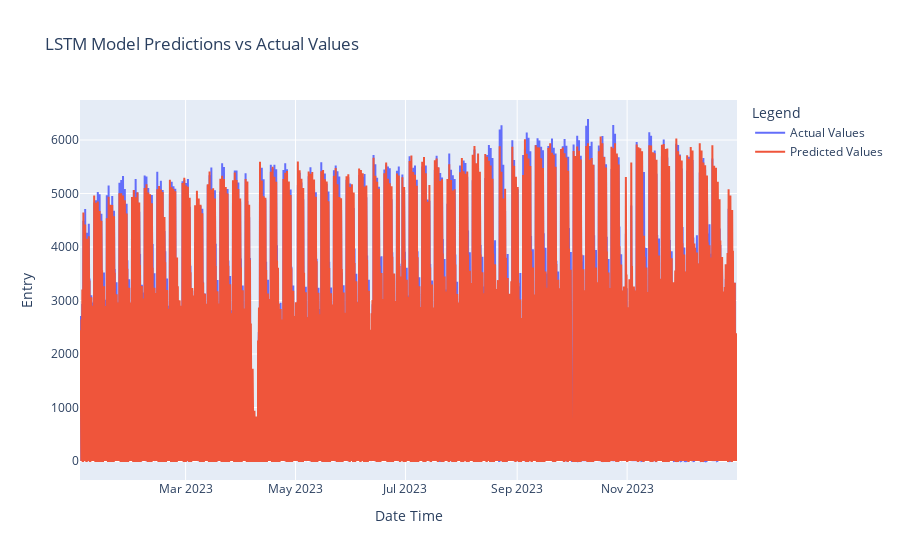

Notebook code for this chart:
### Code cell
import matplotlib.pyplot as plt
from sklearn.metrics import mean_squared_error, mean_absolute_error, r2_score
import plotly.graph_objects as go

# Assuming df is the original DataFrame with the 'Date Time' column
# Extract the 'Date Time' column for the entire dataset
date_time_test = df['Date Time']

# Load the scaler for inverse transformation
scaler_entry = joblib.load('model/scaler_entry.pkl')

# Make predictions on the test set
y_pred = model.predict(X_test)

# Inverse transform the predictions and actual values
# Create a DataFrame to hold the predictions and actual values
df_pred = pd.DataFrame(y_pred, columns=['Entry'])
df_actual = pd.DataFrame(y_test, columns=['Entry'])

# Inverse transform the 'Entry' column
y_pred_inv = scaler_entry.inverse_transform(df_pred)
y_test_inv = scaler_entry.inverse_transform(df_actual)

# Ensure date_time_test matches the length of y_test_inv and y_pred_inv
date_time_test = date_time_test[-len(y_test_inv):]

# Round the predictions to the nearest whole number and ensure non-negative values
y_pred_inv = np.round(np.maximum(y_pred_inv, 0))
y_test_inv = np.round(np.maximum(y_test_inv, 0))

# Calculate evaluation metrics
mse = mean_squared_error(y_test_inv, y_pred_inv)
mae = mean_absolute_error(y_test_inv, y_pred_inv)
r2 = r2_score(y_test_inv, y_pred_inv)

# Print evaluation metrics
print(f"Mean Squared Error (MSE): {mse}")
print(f"Mean Absolute Error (MAE): {mae}")
print(f"R-squared (R²): {r2}")

# Plot the results with 'Date Time' as the x-axis using Plotly
fig = go.Figure()

fig.add_trace(go.Scatter(x=date_time_test, y=y_test_inv.flatten(), mode='lines', name='Actual Values'))
fig.add_trace(go.Scatter(x=date_time_test, y=y_pred_inv.flatten(), mode='lines', name='Predicted Values'))

fig.update_layout(
    title='LSTM Model Predictions vs Actual Values',
    xaxis_title='Date Time',
    yaxis_title='Entry',
    legend_title='Legend'
)

fig.show()

### Figure 1 — Plotly figure (JSON) as saved in the notebook; plotly's stock layout.template omitted (floating-point values rounded to 4 significant figures; data arrays with more than 128 entries replaced by an {"elided": "..."} marker saying what was removed)
{"data": [{"mode": "lines", "name": "Actual Values", "type": "scatter", "x": {"elided": "7294 str values"}, "y": {"elided": "7294 int values"}}, {"mode": "lines", "name": "Predicted Values", "type": "scatter", "x": {"elided": "7294 str values"}, "y": {"elided": "7294 int values"}}], "layout": {"legend": {"title": {"text": "Legend"}}, "title": {"text": "LSTM Model Predictions vs Actual Values"}, "xaxis": {"title": {"text": "Date Time"}}, "yaxis": {"title": {"text": "Entry"}}}}
